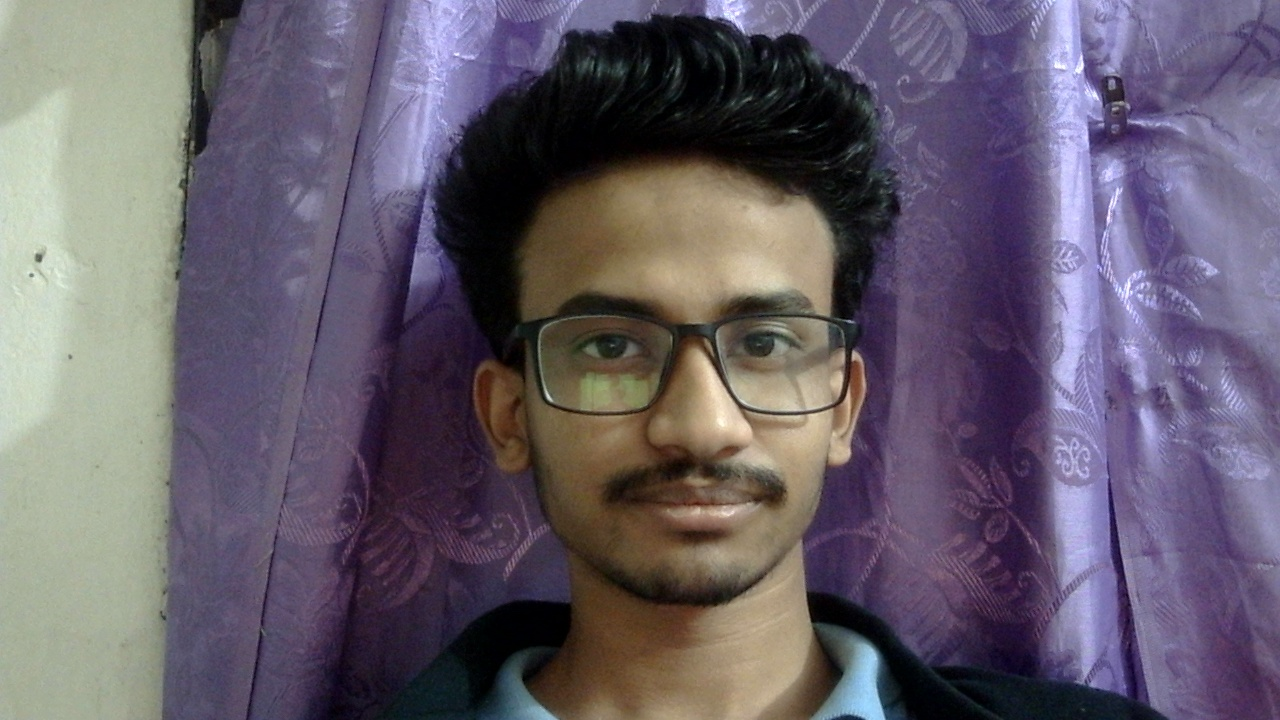
#> input picture test photo/01_original.jpg, 1280 x 720 px
$ python -i final3.py   (imports and definitions only)   (older library calls are emulated)
#> lines starting #> are read from the running program, lines starting #| are printed output that depends on the picture; after the words box and inside, x2 and y2 are one past the last pixel; in counts of white or black regions, pixels touching at a corner belong together
#> further down, picture is the input picture: shape (720, 1280, 3); mean B, G, R 106.3, 93.7, 101.9
import cv2
import numpy as np
import time
import serial
import serial.tools.list_ports
import re
from typing import List, Tuple, Optional
import threading
from PIL import Image, ImageTk
import tkinter as tk
from tkinter import ttk, messagebox, scrolledtext
import logging

# Setup logging
# [1 line not run here, left out]

# Project Constants
PROJECT_NAME = "AI-Based CNC Operator for Portrait Images"
DESCRIPTION = """This project develops an end-to-end AI-powered system that captures portrait images via webcam, processes them using computer vision techniques (including AI-based background removal with OpenCV's GrabCut algorithm for semantic-like segmentation and edge detection with OpenCV), generates optimized sketches, converts them to G-code for CNC plotting, and executes the plotting on a mini CNC pen plotter. The AI focus lies in intelligent image capture (selecting sharpest frames using Laplacian variance), semantic-like segmentation for background removal, adaptive edge detection for sketch generation (tuned for minimalism and CNC efficiency with parameter variants), and real-time motor verification during plotting to handle hardware quirks like voltage sag. This ensures reliable, high-quality professor portraits on a small canvas, with user-friendly selection of processing variants for customization."""
CREDITS = "Built by Magura Polytechnic Institute, Session 2021-22, Mechatronics Team Lead: Md. Hadi Al-Amin (Roll 632792), under Dept. Head Samir Kundu Sir."
COPYRIGHT = "Copyright © 2026 by Md. Hadi Al-Amin"
THANKS = "Thanks to Samir Sir"

CAMERA_PORT = 0
CANVAS_WIDTH = 40.0
CANVAS_HEIGHT = 50.0
FEED_RATE = 50
BAUD = 115200
TOLERANCE = 0.3
COM_PORT = "COM4"  # Configurable
DRAW_SIZE = 32.0

# SmartCapture Class (modified without mediapipe)
class SmartCapture:
    # [28 lines left out: functions __init__, capture_frames, not called in this run]

    def sharpen_frame(self, frame):
        gaussian = cv2.GaussianBlur(frame, (0, 0), 3.0)
        return cv2.addWeighted(frame, 1.5, gaussian, -0.5, 0)

    # [30 lines left out: functions remove_background, release, not called in this run]

# RobustSketchGenerator with increased max_gap for better line connection
class RobustSketchGenerator:
    def __init__(self, canny_low=100, canny_high=250, min_area=50, dilate_iterations=1):
        self.canny_low = canny_low
        self.canny_high = canny_high
        self.min_area = min_area
        self.dilate_iterations = dilate_iterations
        self.hough_threshold = 20
        self.hough_min_line_length = 20
        self.hough_max_gap = 20  # Increased for better connection

    def generate_sketch(self, image):
        logging.info("Generating sketch")
        gray = cv2.cvtColor(image, cv2.COLOR_BGR2GRAY)
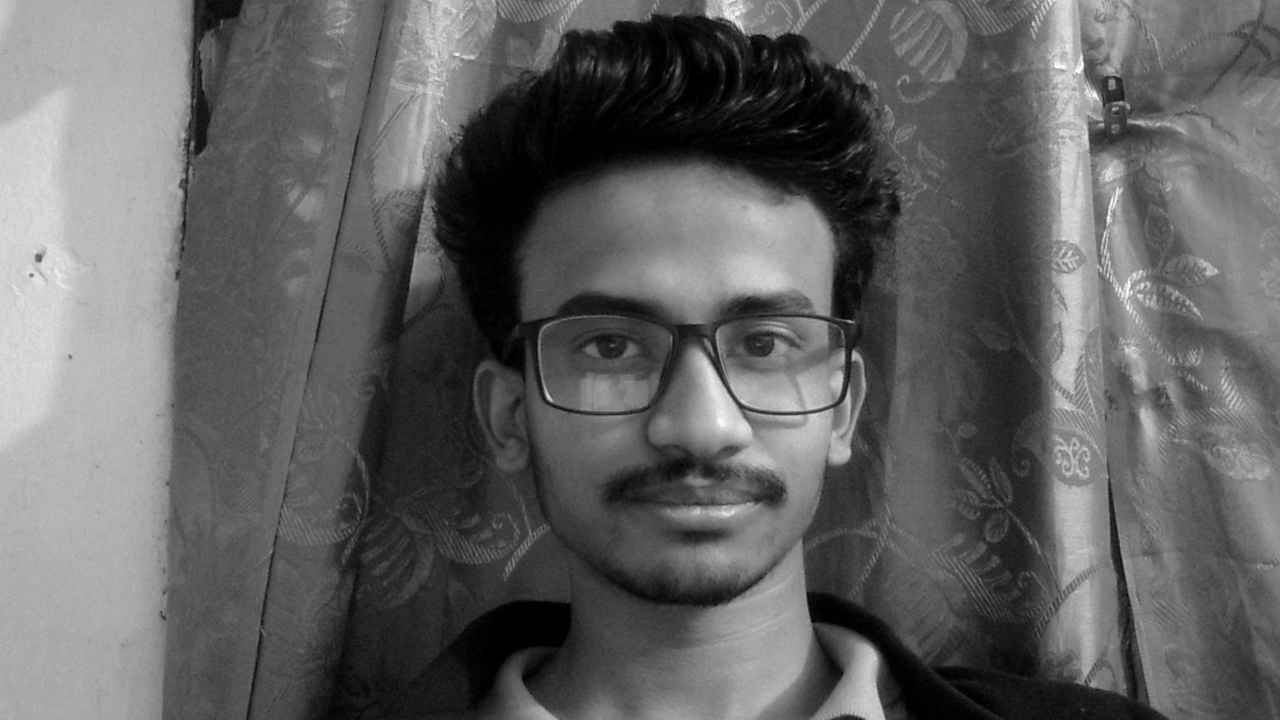
#> gray: shape (720, 1280); min 0, max 253, mean 97.6
        face_cascade = cv2.CascadeClassifier(cv2.data.haarcascades + 'haarcascade_frontalface_default.xml')
        faces = face_cascade.detectMultiScale(gray, scaleFactor=1.3, minNeighbors=5)
#> faces = [[472, 174, 441, 441]]
        if len(faces) > 0:
            faces = sorted(faces, key=lambda f: f[2] * f[3], reverse=True)
            x, y, w, h = faces[0]
#> x = 472; y = 174; w = 441; h = 441
            margin = int(min(w, h) * 0.2)
#> margin = 88
            x = max(0, x - margin)
#> x = 384
            y = max(0, y - margin)
#> y = 86
            w += 2 * margin
#> w = 617
            h += 2 * margin
#> h = 617
            gray = gray[y:y+h, x:x+w]
#> gray: shape (617, 617)
            logging.debug(f"Cropped to face: {gray.shape}")
        gray = cv2.equalizeHist(gray)
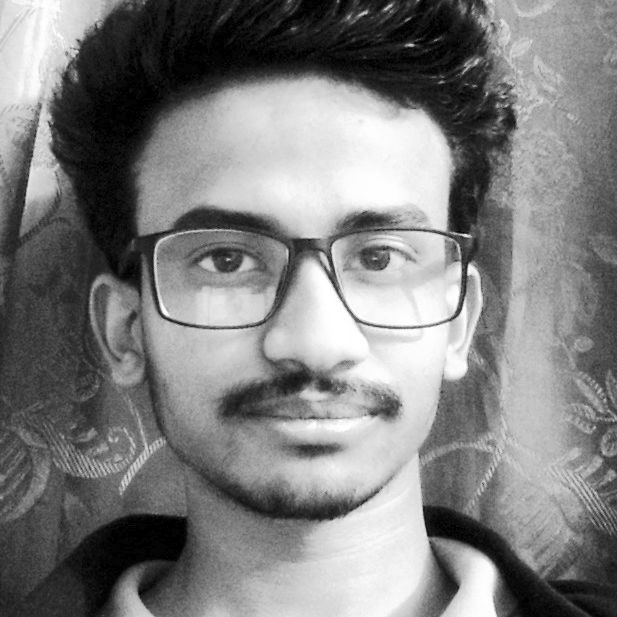
#> gray: shape (617, 617); min 0, max 255, mean 126.6
        clahe = cv2.createCLAHE(clipLimit=2.0, tileGridSize=(8,8))
        gray = clahe.apply(gray)
        gamma = 1.2
        inv_gamma = 1.0 / gamma
        table = np.array([((i / 255.0) ** inv_gamma) * 255 for i in np.arange(0, 256)]).astype("uint8")
        gray = cv2.LUT(gray, table)
        h, w = gray.shape
        max_dim = 512
        if max(h, w) > max_dim:
            scale = max_dim / max(h, w)
#> scale = 0.83
            gray = cv2.resize(gray, None, fx=scale, fy=scale, interpolation=cv2.INTER_CUBIC)
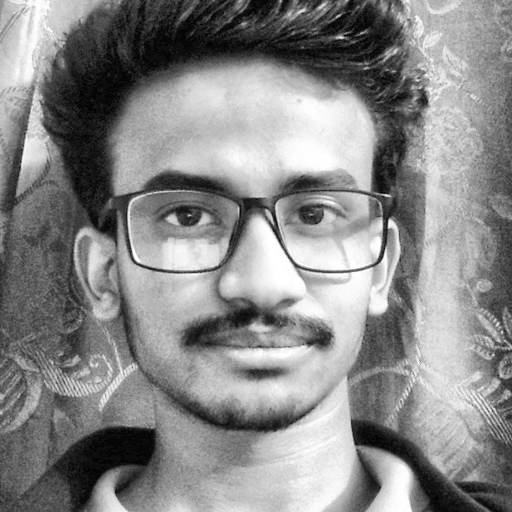
#> gray: shape (512, 512); min 0, max 255, mean 136.6
            logging.debug(f"Resized to: {gray.shape}")
        blurred = cv2.bilateralFilter(gray, d=5, sigmaColor=50, sigmaSpace=50)
        edges = cv2.Canny(blurred, self.canny_low, self.canny_high)
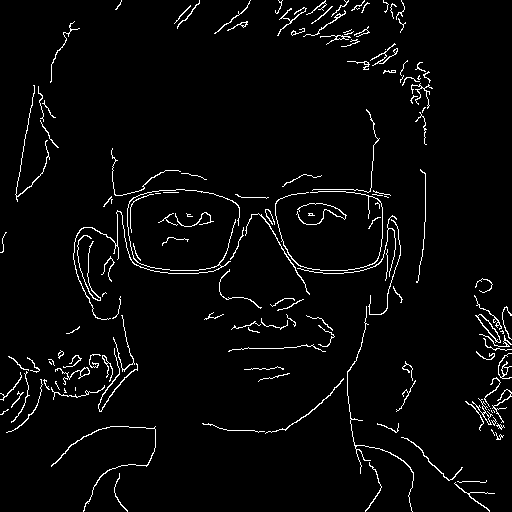
#> edges: shape (512, 512); 3.3% white in thin lines or dots
        kernel = np.ones((3,3), np.uint8)
        edges = cv2.morphologyEx(edges, cv2.MORPH_CLOSE, kernel)
#> edges: shape (512, 512); 4.3% white; 64 white regions (8 under 20 px), largest, box (x1, y1, x2, y2) and area: (73, 109, 414, 512) 3714, (6, 315, 138, 433) 898, (465, 353, 512, 431) 734
        num_labels, labels, stats, _ = cv2.connectedComponentsWithStats(edges, connectivity=8)
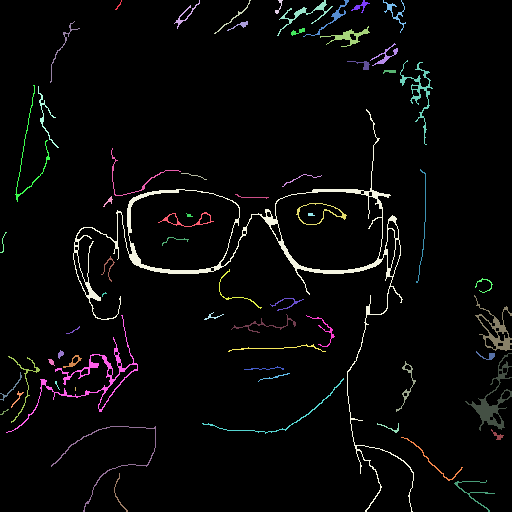
#> labels: shape (512, 512) int32; 65 distinct labels, from 0 to 64; one colour per label, 0 black
#> num_labels = 65; stats = 65 rows, first 6: [0, 0, 512, 512, 250914], [115, 0, 7, 10, 15], [174, 0, 26, 29, 99], [214, 0, 37, 34, 72], [275, 0, 8, 14, 33], [277, 0, 56, 36, 257]
        for i in range(1, num_labels):
            if stats[i, cv2.CC_STAT_AREA] < self.min_area:
                edges[labels == i] = 0
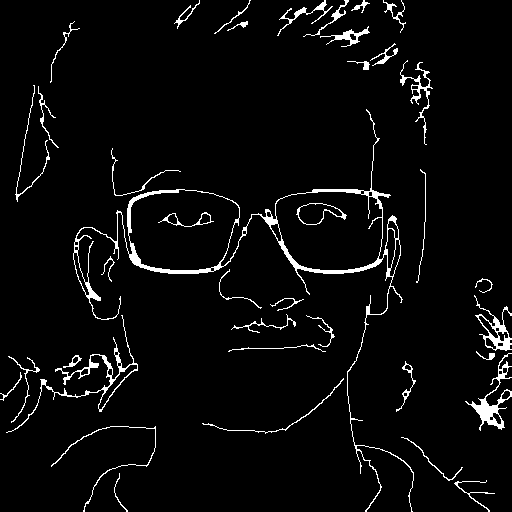
#> edges: shape (512, 512); 4% white; 39 white regions, largest, box (x1, y1, x2, y2) and area: (73, 109, 414, 512) 3714, (6, 315, 138, 433) 898, (465, 353, 512, 431) 734
        lines = cv2.HoughLinesP(edges, rho=1, theta=np.pi/180, threshold=self.hough_threshold,
                                minLineLength=self.hough_min_line_length, maxLineGap=self.hough_max_gap)
#> lines = 353 rows, first 6: [295, 270, 363, 270], [296, 271, 359, 271], [160, 272, 227, 272], [72, 359, 131, 355], [306, 192, 373, 190], [147, 269, 169, 269]
        num_lines = len(lines) if lines is not None else 0
#> num_lines = 353
        logging.debug(f"Detected {num_lines} lines")
        if self.dilate_iterations > 0:
            dilate_kernel = np.ones((3,3), np.uint8)
            edges = cv2.dilate(edges, dilate_kernel, iterations=self.dilate_iterations)
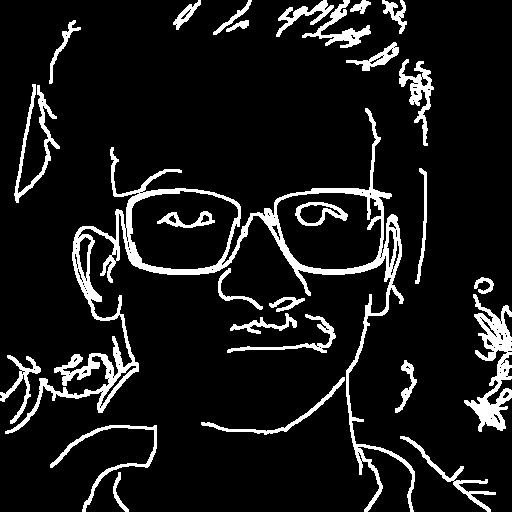
#> edges: shape (512, 512); 9.8% white; 27 white regions, largest, box (x1, y1, x2, y2) and area: (5, 108, 415, 512) 11466, (464, 294, 512, 432) 2506, (14, 84, 60, 203) 1067
        sketch = cv2.bitwise_not(edges)
        if np.mean(sketch) < 127:
            sketch = cv2.bitwise_not(sketch)
        return sketch, lines, num_lines

# Optimized G-Code Generation with line sorting for minimal travel
# [74 lines left out: functions sort_lines, generate_gcode_from_sketch, not called in this run]

# CNC Runner with pause support
class CNCRunner:
    # [92 lines left out: functions __init__, port, wait_ok, get_pos, wait_pos, run, not called in this run]

# GUI Application
class App(tk.Tk):
    # [112 lines left out: functions __init__, add_header_footer, switch_frame, show_home, show_camera, open_camera and 3 more, not called in this run]

    def choose_image(self, image):
        self.selected_image = image
        self.show_background_removal()

    # [34 lines left out: functions show_background_removal, remove_bg, update_bg_images, not called in this run]

    def confirm_bg(self):
        self.show_sketch_generation()

    # [137 lines left out: functions show_sketch_generation, update_sketches, choose_sketch, show_gcode_preview, show_printing, start_print and 7 more, not called in this run]

# [3 lines not run here, left out]

>>> import cv2
>>> picture = cv2.imread('test photo/01_original.jpg')
>>> result = RobustSketchGenerator().generate_sketch(picture)
